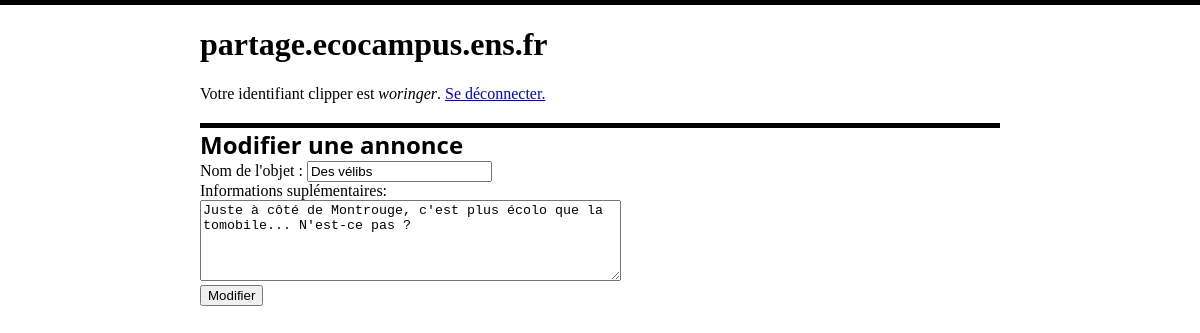
/partage/editer/3 (signed in), run on the app's committed database.
### partage_app/models.py (models this page shows, shortened)
class Shareable(models.Model):
    NEED = 'demande'
    OFFER = 'propose'
    CLASS_CHOICES = (
        (NEED, 'demande'),
        (OFFER, 'propose'),
    )
    classe = models.CharField(max_length=10,
                              choices=CLASS_CHOICES,
                              default=NEED)
    name = models.CharField(max_length=200)
    details = models.CharField(max_length=1000)
    added = models.DateTimeField("date d'ajout")
    owner = models.ForeignKey(User)
    location = models.ForeignKey(Location)
    category = models.ForeignKey(Category)

### partage_app/views.py (the view)
# urls.py: url(r'^editer/(?P<obj_id>\d+)$', views.edit, name="edit"),
def edit(request, obj_id):
    obj = get_object_or_404(models.Shareable, id=obj_id)
    if request.method == "POST":
        user = models.User.objects.get(id=request.POST["user"])
        if obj.owner != user: # do checks again
            return HttpResponse("Il semblerait que vous ne soyez pas le propriétaire de l'objet en question...")
        obj.details = request.POST["details"]
        obj.name = request.POST["name"]
        obj.save()
        return HttpResponseRedirect(reverse('partage:index'))
    elif request.method == "GET":
        loc = models.Location.objects.all()
        categories = models.Category.objects.all()
        context = {"locations":loc,
                   "categories":categories,
                   "obj":obj,
                   "owner": str(obj.owner)
                   }
        return render(request, 'partage_app/edit.html', context)

### partage_app/templates/partage_app/edit.html (shortened to what this page needs)
<!DOCTYPE html>
<html>
  <head>
    {% load staticfiles %}
    <link rel="stylesheet" type="text/css" href="{% static 'partage_app/style.css' %}" />
  </head>
  <body>
    <h1> partage.ecocampus.ens.fr </h1>
    {% if user.is_authenticated %}
    <p>Votre identifiant clipper est <em>{{ user.username }}</em>.  <a href="{% url 'partage:logout' %}">Se déconnecter.</a> </p>
    {% if user.username == owner %}
    <h2> Modifier une annonce </h2>
    <form action="{% url 'partage:edit' obj.id %}"  method="post">
      Nom de l'objet :  <input type="text" name="name" value="{{ obj.name }}" required/> <br />
      Informations suplémentaires:<br />
      <textarea name="details" rows="5" cols="50">{{ obj.details }}</textarea><br />
      <input type="submit" value="Modifier" />
    </form>
    {% else %}
    <p> Vous n'êtes pas autorisé.e à modifier cet objet qui appartient à {{ owner }}, il ne vous appartient pas </p>
    {% endif %}
    {% else %}
    <p>
      Bienvenue sur le système de partage d'objet proposé par Écocampus ! <br />
      <a href="{% url 'partage:login' %}">Connectez-vous</a> en utilisant vos identifiants clipper.
    </p>
    {% endif %}
</body>
</html>

### partage_app/static/partage_app/style.css (style rules this page uses)
body { width: 800px; margin:auto; }
html { border-top: 5px solid black; }
h2 { clear: both; margin-bottom:0px; font-family: Sans; border-top: 5px solid black; }

### data on the page
Shareable: name "Des vélibs", details "Juste à côté de Montrouge, c'est plus écolo que la tomobile... N'est-ce pas ?"

### other printed values
{{ user.username }} "woringer"
